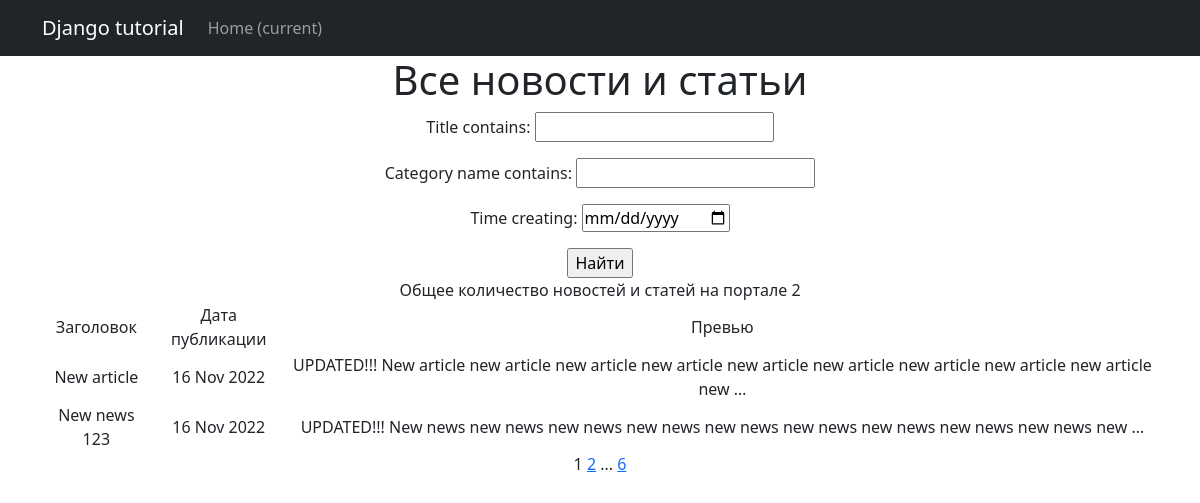
/news/search, run on the app's committed database.
### news/models.py (models this page shows, shortened)
class Post(models.Model):
    article = 'A'
    news = 'N'
    POSITIONS = [
        (article, 'Статья'),
        (news, 'Новость')
    ]
    type = models.CharField(max_length=1, choices=POSITIONS, default=news)
    time_creating = models.DateTimeField(auto_now_add=True)
    title = models.CharField(max_length=100)
    text = models.TextField()
    rate = models.IntegerField(default=0)
    author = models.ForeignKey(Author, on_delete=models.CASCADE)
    category = models.ManyToManyField(Category, through='PostCategory')

### news/views.py (the view)
# urls.py: path('news/search', PostListFiltered.as_view(), name='Filter'),
class PostListFiltered(ListView):
    model = Post
    ordering = '-time_creating'
    template_name = 'search.html'
    context_object_name = 'posts'
    paginate_by = 2
    def get_queryset(self):
        queryset = super().get_queryset()
        self.filterset = PostFilter(self.request.GET, queryset)
        return self.filterset.qs
    def get_context_data(self, **kwargs):
        context = super().get_context_data(**kwargs)
        context['filterset'] = self.filterset
        return context

### news/templatetags/custom_filters.py (called while the page is built)
@register.filter()
def censor(value):
    if not isinstance(value, str):
        raise TypeError('Incorrect type for filter "censor"')
    words = ['скач', 'редиска', 'раскол', 'раскал', 'шухер']
    value.lower()
    for i in words:
        j = 0
        while j >= 0:
            j = value.find(i)
            if j != -1:
                new_value = value[:j+1] + (len(i) - 1) * '*' + value[j+len(i):]
                value = new_value
    return value

### news/templatetags/custom_tags.py (called while the page is built)
@register.simple_tag(takes_context=True)
def url_replace(context, **kwargs):
   d = context['request'].GET.copy()
   for k, v in kwargs.items():
       d[k] = v
   return d.urlencode()

### templates/search.html (shortened to what this page needs)
{% extends 'default.html' %}
{% load custom_filters %}
{% load custom_tags %}
{% block content %}
<h1>Все новости и статьи</h1>
   <form action="" method="get">
       {{ filterset.form.as_p }}
       <input type="submit" value="Найти" />
   </form>
    {% if posts %}
        Общее количество новостей и статей на портале
        {{ posts|length }}
        <table align="center">
            <tr>
                <td>Заголовок</td>
                <td>Дата публикации</td>
                <td>Превью</td>
            </tr>
            {% for post in posts %}
            <tr>
                <td>{{ post.title }}</td>
                <td>{{ post.time_creating|date:'d M Y' }}</td>
                <td>{{ post.text|truncatewords:20|censor }}</td>
            </tr>
            {% endfor %}
        </table>
    {% else %}
        <h2>Новостей и статей нет!</h2>
    {% endif %}
   {{ page_obj.number }}
   {% if page_obj.has_next %}
       <a href="?{% url_replace page=page_obj.next_page_number %}">{{ page_obj.next_page_number }}</a>
       {% if paginator.num_pages != page_obj.next_page_number %}
           ...
           <a href="?{% url_replace page=page_obj.paginator.num_pages %}">{{ page_obj.paginator.num_pages }}</a>
       {% endif %}
   {% endif %}
{% endblock content %}

### data on the page
Post: title "New article", time_creating "16 Nov 2022", text|censor "UPDATED!!! New article new article new article new article new article new article new article new article new article new …"
Post: title "New news 123", time_creating "16 Nov 2022", text|censor "UPDATED!!! New news new news new news new news new news new news new news new news new news new …"

### other printed values
{{ posts|length }} "2"
{{ page_obj.number }} "1"
{{ page_obj.next_page_number }} "2"
{{ page_obj.paginator.num_pages }} "6"
